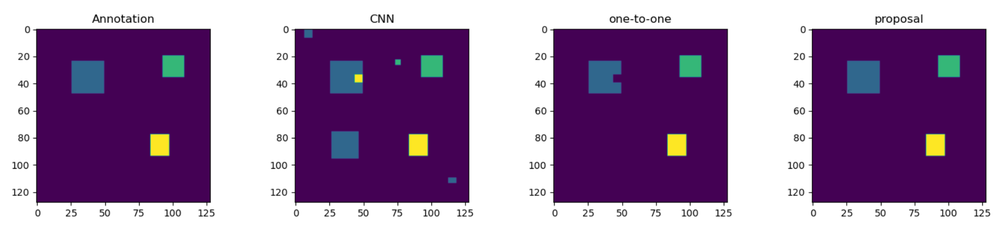
#> input picture repository/proposal_example.png, 1000 x 235 px, shrunk from 1813 x 426 before the run
$ python -i helper_graphe.py   (imports and definitions only)
#> lines starting #> are read from the running program, lines starting #| are printed output that depends on the picture; after the words box and inside, x2 and y2 are one past the last pixel; in counts of white or black regions, pixels touching at a corner belong together
import numpy as np
import networkx as nx
from skimage.measure import label, regionprops
from scipy.ndimage.morphology import distance_transform_edt
from skimage.segmentation import slic

class Node():

    def __init__(self, pixels_array, value):
        self.pixels_array = pixels_array
        self.value = value

# [162 lines left out: functions create_graph_image, create_graph_image_wout_confusion, create_graphe_model_from_csv, create_model_labels, create_model_nth_images, __create_graphe and 2 more, not called in this run]

def __change_background_region(labelled_image):

    x, y = np.shape(labelled_image)

    bg = np.where(labelled_image == 0, 1, 0)

    mask_bg = np.zeros((x, y), np.uint8)

    for i in range(0, x):
        for j in range(0, y):
            if i == 0 or i == x-1 or j == 0 or j == y-1:
                mask_bg[i][j] = 1

    inter = np.bitwise_and(bg, mask_bg)

    labelled_inter = label(inter, connectivity=1)
    regions_inter = regionprops(labelled_inter)

    labelled_bg = label(bg, connectivity=1)
    regions_bg = regionprops(labelled_bg)

    new_image = np.zeros((x, y))

    index = 0
    for rg_inter in regions_inter:
        for rg_bg in regions_bg:
            if __inList(rg_inter.coords[0], rg_bg.coords) :
                for coords in rg_bg.coords:

                    i = coords[0]
                    j = coords[1]

                    new_image[i][j] = 1

    index = np.max(new_image) + 1
    for rg_bg in regions_bg:
        xx = rg_bg.coords[0][0]
        yy = rg_bg.coords[0][1]
        if new_image[xx][yy] != 1 :
            for coords in rg_bg.coords:
                i = coords[0]
                j = coords[1]

                new_image[i][j] = index
            index +=1

    new_image -= 1

    nb_background = np.max(new_image)
    labelled_image = np.asarray(labelled_image) + nb_background

    for i in range(0, x):
        for j in range(0, y):
            if new_image[i][j] != -1:
                labelled_image[i][j] = new_image[i][j]

    return labelled_image

# [5 lines left out: function __inList, not called in this run]

>>> import cv2
>>> picture = cv2.imread('../repository/proposal_example.png', cv2.IMREAD_GRAYSCALE)
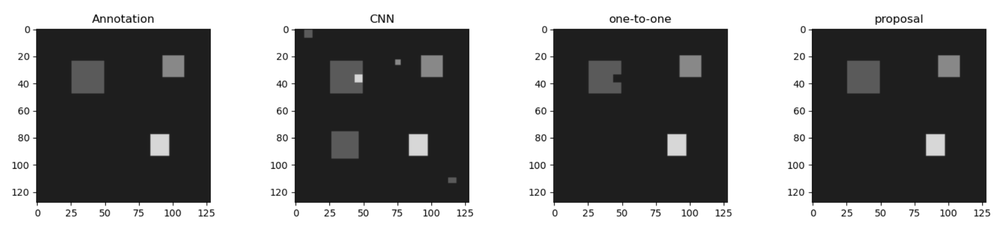
#> picture: shape (235, 1000); min 0, max 255, mean 139.7
>>> result = __change_background_region(picture)
#> in __change_background_region, `bg = np.where(labelled_image == 0, 1, 0)`:
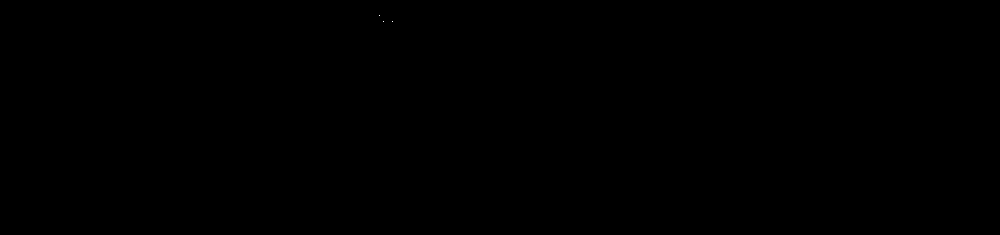
#> bg: shape (235, 1000) int64; values 0 (black) and 1 (white), 0% white in thin lines or dots, all inside (x1, y1, x2, y2) = (379, 15, 393, 22)
#> after the loop in __change_background_region, `for i in range(0, x):`:
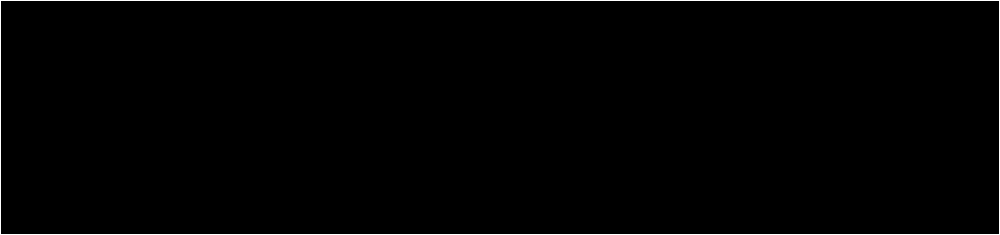
#> mask_bg: shape (235, 1000); values 0 (black) and 1 (white), 1% white in thin lines or dots
#> in __change_background_region, `inter = np.bitwise_and(bg, mask_bg)`: inter: shape (235, 1000) int64; every value is 0
#> in __change_background_region, `regions_inter = regionprops(labelled_inter)`: regions_inter = []
#> in __change_background_region, `labelled_bg = label(bg, connectivity=1)`: labelled_bg: shape (235, 1000) int64; 4 distinct labels, from 0 to 3
#> in __change_background_region, `regions_bg = regionprops(labelled_bg)`: regions_bg = 3 regions; box (x1, y1, x2, y2) and area: (379, 15, 380, 16) 1, (383, 21, 384, 22) 1, (392, 21, 393, 22) 1
#> in __change_background_region, `index = np.max(new_image) + 1`: index = 1
#> the loop in __change_background_region, `for rg_bg in regions_bg:` made 3 passes
#> (xx, yy) on passes 1 to 3: (15, 379), (21, 383), (21, 392)
#> after the loop in __change_background_region, `for rg_bg in regions_bg:`: new_image: shape (235, 1000) float64; min 0, max 3, mean 2.55e-05
#> after the loop in __change_background_region, `for rg_bg in regions_bg:`: index = 4
#> in __change_background_region, `nb_background = np.max(new_image)`: nb_background = 2
#> after the loop in __change_background_region, `for i in range(0, x):`: labelled_image: shape (235, 1000) float64; min 0, max 257, mean 141.7
